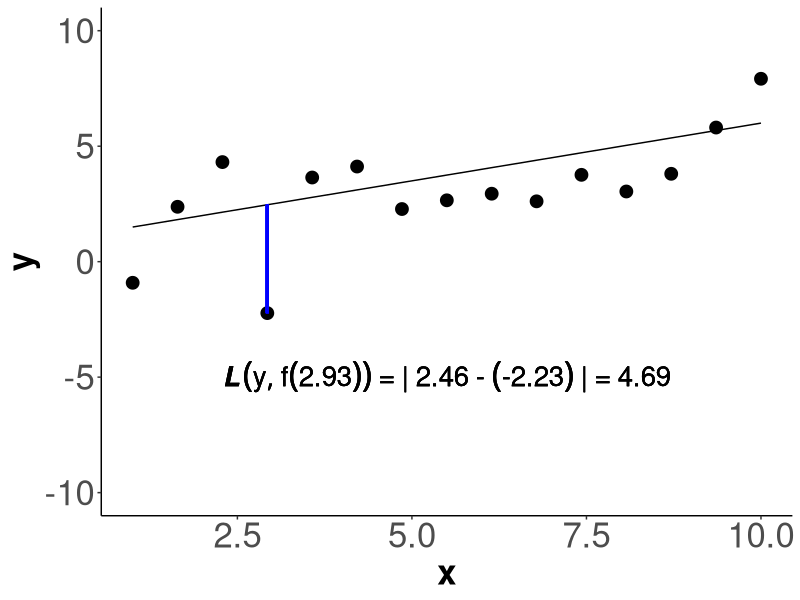
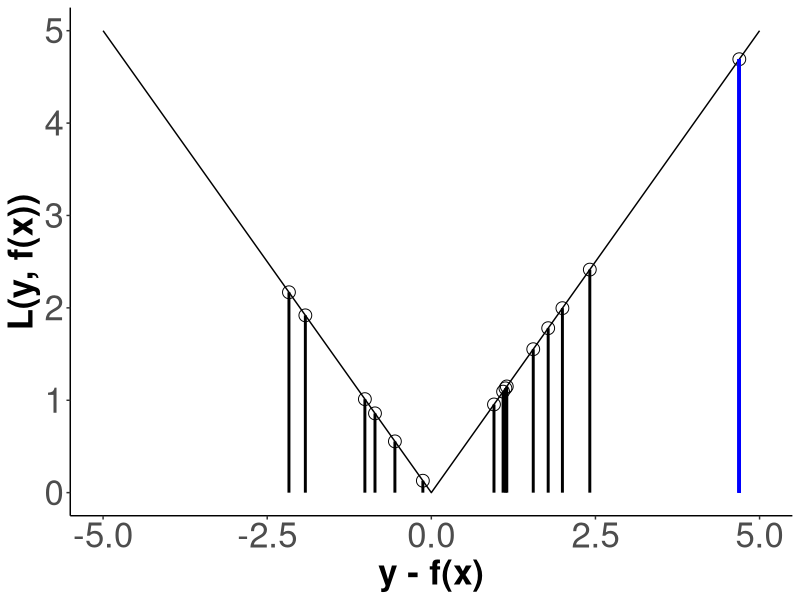
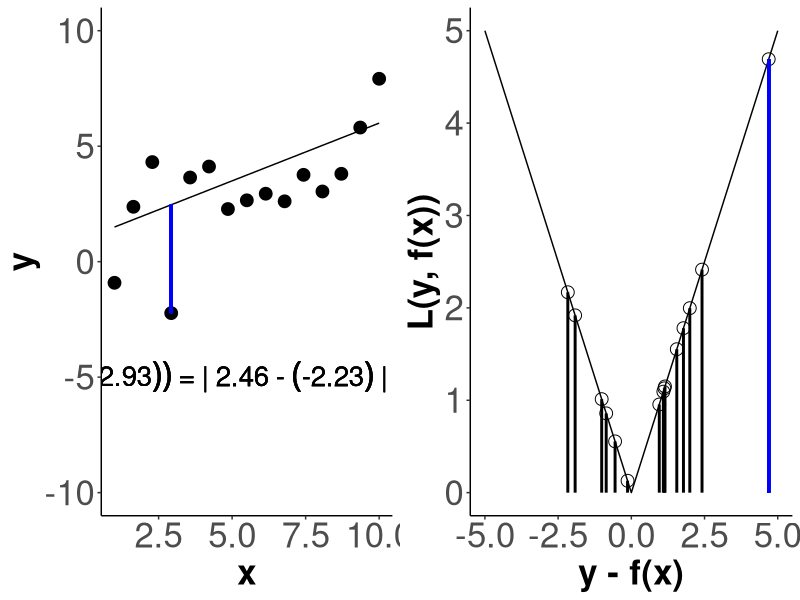

The R script that drew these images, in order:
##################################################################
####################Loss in a function ###########################
##################################################################
# Aim: show loss of a single observation

#######
#libraries
library(ggplot2)
library(gridExtra)
library(grid)

#######
# Create sample data
set.seed(1234)

#number of data points
n <- 15

# errors
sd <- 2
eps <- rnorm(n = n , mean = 0, sd = sd)

# x values
x <- seq (1,10,length.out = n)

#linear model 
b0 <- 1
b1 <- 0.5
y <- b0 + b1*x + eps


#####
#perfect model 
model_1 <- b0 + b1*x



 
data <- data.frame(x = x, y = y, model_1 = model_1) 

#calculation
example_oberservation <- 4
loss_example  <- abs(model_1[example_oberservation]-y[example_oberservation])

  
loss_plot <-   ggplot(data = data, mapping = aes(x = x, y=y)) +
    geom_point(size= 4) +
    geom_line (aes(x =x, y= model_1))+
    geom_segment(aes(x = x[example_oberservation], 
                       y = model_1[example_oberservation], 
                       xend = x[example_oberservation], 
                       yend = y[example_oberservation]),
                 colour = "blue", size = 1)+
    #geom_segment(aes(xend = x, yend = model), alpha = .2) +
    theme_classic() +
    ylim(c(-10,10))+
    annotate("text", x = 5.5, y = -5, label = bquote(bolditalic(L)(y,f(bold(.(round(x[example_oberservation],2)))))~"="~"|"~.(round(model_1[example_oberservation],2))~"-"~(.(round(y[example_oberservation],2)))~"|"~"="~.(round(loss_example,2))), size = 7) +
    theme(axis.text=element_text(size=25),
         axis.title=element_text(size=25,
                                 face="bold"))
  
    
  
loss_plot

##### residual plot


x_seq <- seq(-5,5,0.01)
loss_function <- abs(x_seq)
data_loss_function <- data.frame(x = x_seq, y = loss_function)


loss  <- abs(model_1-y)
residuals <- model_1 - y
data_residuals <- data.frame(residuals = residuals, loss = loss)

residual_plot <- ggplot(data = data_loss_function, mapping = aes(x = x, y = y))+
  geom_line() +
  geom_point(mapping = aes(x=residuals, y=loss), data = data_residuals, shape =1, size = 4)+
  xlim(-5,5) +
  theme_classic()+
  geom_segment(mapping = aes(x = residuals, 
                             y = loss, 
                             xend = residuals, 
                             yend = rep(0, n)),
               colour = "black", data = data_residuals, size= 1)  +
  geom_segment(mapping = aes(x = residuals[example_oberservation], 
                     y = loss[example_oberservation], 
                     xend = residuals[example_oberservation], 
                     yend = 0),
                 colour = "blue", data = data_residuals, size = 1)  +
  xlab ( "y - f(x)")+
  ylab ("L(y, f(x))") +
  theme(axis.text=element_text(size=25),
        axis.title=element_text(size=25,face="bold"))

residual_plot     
    
ggsave(filename = "figure/ml-basic_riskmin-1-loss.png", plot = gridExtra::grid.arrange(loss_plot, residual_plot , ncol = 2), width = 14, height = 5, units = "in")
